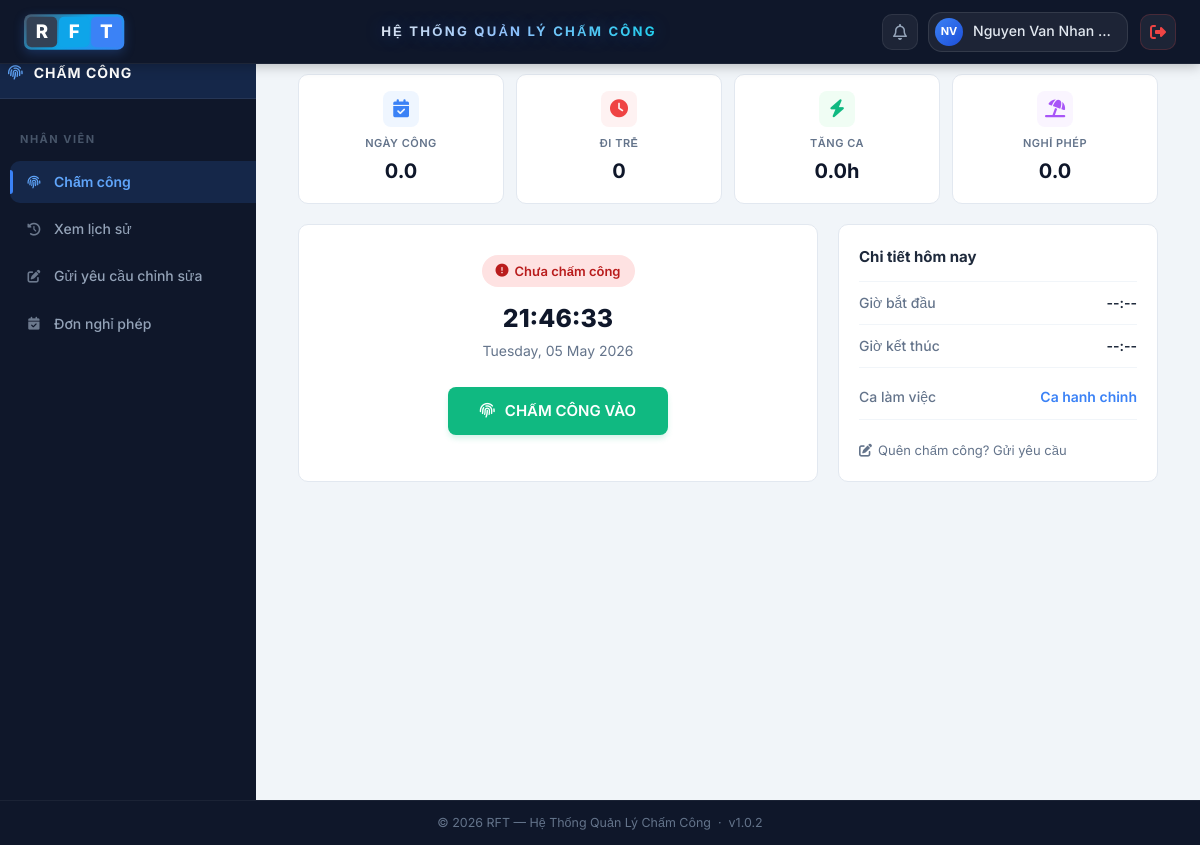
The page /index.php?page=cham-cong-dashboard (signed in) on the database as committed earlier.
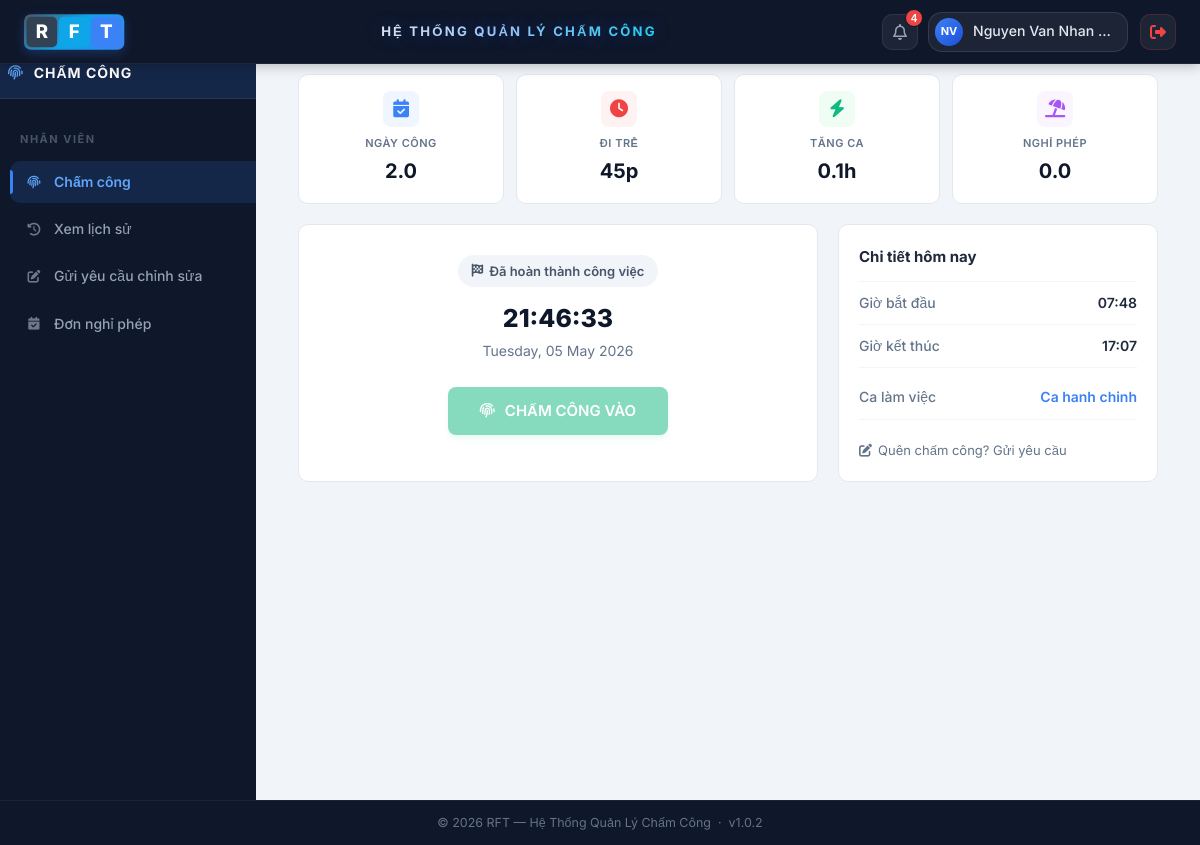
The same page on the database as committed later.
### tables this page shows
CREATE TABLE `attendance_shifts` (
  `id` int(11) NOT NULL,
  `shift_name` varchar(100) NOT NULL,
  `start_time` time NOT NULL,
  `end_time` time NOT NULL,
  `is_active` tinyint(1) NOT NULL DEFAULT 1,
  `created_at` datetime NOT NULL DEFAULT current_timestamp()
);

CREATE TABLE `attendance_logs` (
  `id` int(11) NOT NULL,
  `maND` int(11) NOT NULL,
  `action` enum('IN','OUT') NOT NULL,
  `method` enum('LAN','QR') NOT NULL DEFAULT 'LAN',
  `wifi_name` varchar(120) DEFAULT NULL,
  `device_info` varchar(255) DEFAULT NULL,
  `note` varchar(255) DEFAULT NULL,
  `created_at` datetime NOT NULL DEFAULT current_timestamp()
);

### app/views/chamcong/dashboard.php (the view, shortened to what the changed rows need)
<?php
$role = $_SESSION['role'] ?? 'nhanvien';
$trangThaiHomNay = $trangThaiHomNay ?? null;
$stats = $stats ?? [];
$history = $history ?? [];
$view = $view ?? null;
if (!isset($view) || is_null($view)) {
    if ($role === 'hr') {
        $view = 'app/views/chamcong/hr_panel.php';
    } elseif ($role === 'manager') {
        $view = 'app/views/chamcong/manager_panel.php';
    } elseif ($role === 'tech') {
        $view = 'app/views/chamcong/tech_panel.php';
    } else {
        $view = null;
    }
}
?>
<?php include 'app/views/layouts/header.php'; ?>
<div class="main-container">
    <div class="dashboard-container">
        <?php if ($view && file_exists($view)): ?>
            <?php include $view; ?>
        <?php else: ?>
            <div class="emp-dashboard">
                <div class="emp-stats-grid">
                    <?php $eStats = $stats['employee'] ?? []; ?>
                    <div class="emp-stat-card">
                        <div class="emp-stat-icon bg-blue"><i class="fas fa-calendar-check"></i></div>
                        <span class="emp-stat-label">Ngày công</span>
                        <span class="emp-stat-val"><?= number_format($eStats['work_days'] ?? 0, 1) ?></span>
                    </div>
                    <div class="emp-stat-card">
                        <div class="emp-stat-icon bg-red"><i class="fas fa-clock"></i></div>
                        <span class="emp-stat-label">Đi trễ</span>
                        <span class="emp-stat-val"><?= $eStats['late_times'] ?? 0 ?></span>
                    </div>
                    <div class="emp-stat-card">
                        <div class="emp-stat-icon bg-green"><i class="fas fa-bolt"></i></div>
                        <span class="emp-stat-label">Tăng ca</span>
                        <span class="emp-stat-val"><?= number_format($eStats['ot_hours'] ?? 0, 1) ?>h</span>
                    </div>
                    <div class="emp-stat-card">
                        <div class="emp-stat-icon bg-purple"><i class="fas fa-umbrella-beach"></i></div>
                        <span class="emp-stat-label">Nghỉ phép</span>
                        <span class="emp-stat-val"><?= number_format($eStats['leave_days'] ?? 0, 1) ?></span>
                    </div>
                </div>
                <div class="emp-main-grid">
                    <div class="emp-card">
                        <div class="status-container">
                            <?php if ($trangThaiHomNay === 'IN'): ?>
                                <span class="status-badge-big status-in"><i class="fas fa-check-circle"></i> Đang trong ca làm việc</span>
                            <?php elseif ($trangThaiHomNay === 'OUT'): ?>
                                <span class="status-badge-big status-none"><i class="fas fa-flag-checkered"></i> Đã hoàn thành công việc</span>
                            <?php else: ?>
                                <span class="status-badge-big status-out"><i class="fas fa-exclamation-circle"></i> Chưa chấm công</span>
                            <?php endif; ?>
                            <h1 class="clock-big" id="realtime-clock">--:--:--</h1>
                            <p class="date-sub"><?= date('l, d F Y') ?></p>
                            <div style="margin-top: 10px;">
                                <?php if ($trangThaiHomNay === null || $trangThaiHomNay === 'OUT'): ?>
                                    <a href="index.php?page=cham-cong-vao" class="btn-action-mid btn-in" <?= ($trangThaiHomNay === 'OUT') ? 'style="opacity:0.5; pointer-events:none;"' : '' ?>>
                                        <i class="fas fa-fingerprint"></i> CHẤM CÔNG VÀO
                                    </a>
                                <?php else: ?>
                                    <a href="index.php?page=cham-cong-ra" class="btn-action-mid btn-out">
                                        <i class="fas fa-sign-out-alt"></i> CHẤM CÔNG RA
                                    </a>
                                <?php endif; ?>
                            </div>
                        </div>
                    </div>
                    <div class="emp-card">
                        <h3 style="margin-top: 0; font-size: 15px; color: #1e293b; border-bottom: 1px solid #f1f5f9; padding-bottom: 12px;">Chi tiết hôm nay</h3>
                        <?php
                            $inTime = '--:--'; $outTime = '--:--';
                            foreach ($history ?? [] as $h) {
                                if (substr($h['created_at'], 0, 10) === date('Y-m-d')) {
                                    if ($h['action'] === 'IN') $inTime = substr($h['created_at'], 11, 5);
                                    if ($h['action'] === 'OUT') $outTime = substr($h['created_at'], 11, 5);
                                }
                            }
                        ?>
                        <div class="detail-row">
                            <span class="detail-label">Giờ bắt đầu</span>
                            <span class="detail-val"><?= $inTime ?></span>
                        </div>
                        <div class="detail-row">
                            <span class="detail-label">Giờ kết thúc</span>
                            <span class="detail-val"><?= $outTime ?></span>
                        </div>
                        <div class="detail-row" style="margin-top: 8px;">
                            <span class="detail-label">Ca làm việc</span>
                            <span class="detail-val" style="color: #3b82f6;"><?= htmlspecialchars($todayShiftStatus['shift']['shift_name'] ?? 'Chưa gán') ?></span>
                        </div>
                        <div style="margin-top: 20px; display: flex; flex-direction: column; gap: 8px;">
                            <a href="index.php?page=yeu-cau-chinh-sua-cham-cong" style="font-size: 13px; color: #64748b; text-decoration: none; display: flex; align-items: center; gap: 6px;">
                                <i class="fas fa-edit"></i> Quên chấm công? Gửi yêu cầu
                            </a>
                        </div>
                    </div>
                </div>
            </div>
        <?php endif;  ?>
    </div>
</div>
<?php include 'app/views/layouts/footer.php'; ?>

### app/views/layouts/header.php (shortened to what the changed rows need)
<!DOCTYPE html>
<html lang="vi">
<head>
    <?php
    $styleVersion = @filemtime('public/css/style.css') ?: '1.0.3';
    $dashboardStyleVersion = @filemtime('public/css/dashboard.css') ?: '1.0.3';
    ?>
    <link rel="stylesheet" href="https://cdnjs.cloudflare.com/ajax/libs/font-awesome/6.5.0/css/all.min.css">
    <link rel="stylesheet" href="public/css/style.css?v=<?= (int)$styleVersion ?>">
    <link rel="stylesheet" href="public/css/dashboard.css?v=<?= (int)$dashboardStyleVersion ?>">
</head>
<body>
    <?php
    $notificationCount = 0;
    if (isset($_SESSION['user'])) {
        require_once 'app/models/ChamCongModel.php';
        $notificationModel = new ChamCongModel();
        $role = $_SESSION['role'] ?? 'nhanvien';
        $maND = (int)($_SESSION['user']['maND'] ?? 0);
        if ($role === 'nhanvien' && $maND > 0) {
            $requests = $notificationModel->getYeuCauTheoNhanVien($maND);
            foreach ($requests as $req) {
                $status = $req['status'] ?? 'pending';
                $updatedTimeStr = $req['updated_at'] ?? $req['created_at'] ?? date('Y-m-d H:i:s');
                $updatedTime = strtotime($updatedTimeStr);
                $daysAgo = (time() - $updatedTime) / 86400;
                if ($status !== 'pending' && $daysAgo > 3) {
                    continue;
                }
                $notificationCount++;
            }
        }
    }
    ?>
    <header class="header">
        <h1>HỆ THỐNG QUẢN LÝ CHẤM CÔNG</h1>
        <div class="user-controls">
            <div class="notif-wrapper" id="notifWrapper">
                <button type="button" id="notifBellBtn" class="icon-btn" title="Thông báo" style="cursor:pointer;position:relative">
                    <i class="fa-regular fa-bell"></i>
                    <?php if ($notificationCount > 0): ?>
                        <span class="notif-count"><?= (int)$notificationCount ?></span>
                    <?php endif; ?>
                </button>
            </div>
        </div>
    </header>

Rows that differ between the two databases and show on the page:
no longer on this page (row unchanged): attendance_shifts: start_time+end_time+shift_name "Ca hanh chinh"
added attendance_logs: created_at "07:48"
added attendance_logs: created_at "17:07"
Other text that changed with them:
$notificationCount: (not shown) → "4"
$eStats['work_days']: "0.0" → "2.0"
$eStats['late_times']: "0" → "45p"
$eStats['ot_hours']: "0.0" → "0.1"
$todayShiftStatus['shift']['shift_name']: (not shown) → "Ca hanh chinh"
$inTime: "--:--" → (not shown)
$outTime: "--:--" → (not shown)
text no longer shown: "Chưa chấm công"
text now shown: "Đã hoàn thành công việc"
